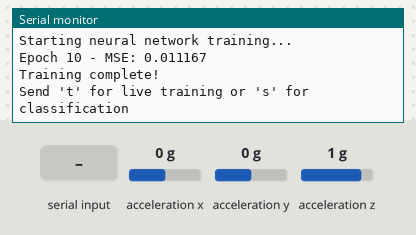
This sketch was run on a simulated Arduino Nano 33 BLE. Shown: the last lines printed to the serial monitor. The test bench sets the inputs (shaded band); at power-on: acceleration x 0 g, acceleration y 0 g, acceleration z 1 g. Random numbers use the default seed unless the sketch sets one.

Above: at 1.2 s.
1.3 s: "s90\n" received over Serial
At 1.7 s:
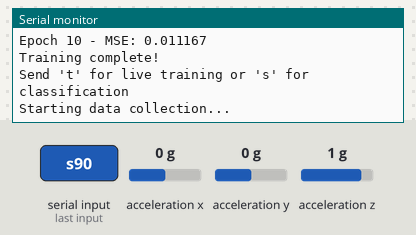
4.3 s: "t90\n" received over Serial
At 5.2 s:
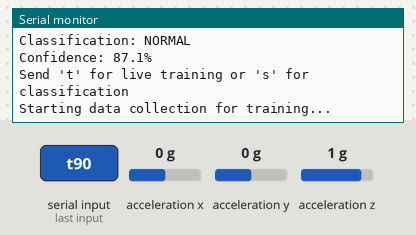
Timing chart, 0 to 7.3 s (numbered marks = the images above; inputs shaded):
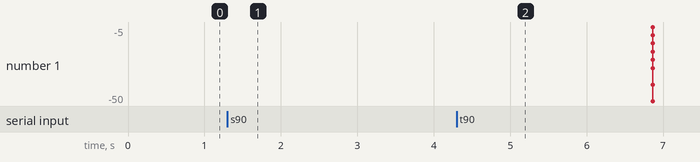

Measured:
- after the input at 1.3 s, the serial monitor: prints a new line at once (image 1)
- after the input at 4.3 s, the serial monitor: prints a new line at once (image 2)

The sketch:

FFTwithNN.ino
```cpp
#define NumberOf(arg) ((unsigned int) (sizeof (arg) / sizeof (arg [0])))
//#define _2_OPTIMIZE 0B00001000 //Int Quanitzation
#define _1_OPTIMIZE 0B00010000
//#define _2_OPTIMIZE 0B01000000 // No Biases

#include <NeuralNetwork.h>
#include "arduinoFFT.h"
#include <Arduino_LSM9DS1.h>

// FFT constants
#define SAMPLES 256
#define SAMPLING_FREQ 100
#define SAMPLING_PERIOD_MS (1000/SAMPLING_FREQ)
#define FEATURE_BINS 8

// Neural Network and FFT objects
NeuralNetwork *NN;
float *output;
ArduinoFFT<float> FFT;  // Changed to float from double to save memory

// Arrays for FFT calculations
float vReal[SAMPLES];    // Changed to float from double
float vImag[SAMPLES];    // Changed to float from double
float features[11];      // 8 frequency bins + 3 statistical features
unsigned long millisOld;

// Frequency bands (Hz) - moved to PROGMEM to save RAM
const PROGMEM float freqBands[FEATURE_BINS + 1] = {0, 5, 10, 15, 20, 25, 30, 40, 50};

// Network architecture
const unsigned int layers[] = {11, 20, 1};

// Training data moved to PROGMEM
const PROGMEM float inputs[16][11] = {
    // Format: f0-5Hz,f5-10Hz,f10-15Hz,f15-20Hz,f20-25Hz,f25-30Hz,f30-40Hz,f40-50Hz,mean,max,variance
    {57.928509,14.470326,8.354366,4.072833,2.259012,2.115621,1.281847,1.137330,9.081741,162.061386,20.795198},
    {0.249636,0.310526,0.284251,0.289740,0.276506,0.293029,0.275930,0.285157,0.282762,0.590756,0.083509},
    {40.523720,14.090983,11.033436,5.623566,3.171416,2.047416,1.925643,1.129067,8.056471,79.404900,12.813414},
    {0.092623,0.091632,0.147428,0.062245,0.073431,0.047236,0.038493,0.050569,0.069262,0.294503,0.055974},
    {50.662792,22.568745,12.957399,6.475854,3.548554,3.598305,2.184609,1.502175,10.462087,97.633827,16.766186},
    {0.192281,0.201777,0.132999,0.078350,0.067252,0.057038,0.052922,0.044456,0.091942,0.479395,0.089565},
    {47.318878,24.611332,5.407272,3.697110,3.413770,2.539831,1.273825,1.078464,8.923025,116.080383,16.665312},
    {0.096454,0.077746,0.091129,0.032084,0.041571,0.028106,0.035343,0.026464,0.048864,0.288771,0.048027},
    {36.649235,14.464705,9.048715,3.719692,3.130369,1.862029,1.483838,0.957352,7.190089,118.930450,14.377792},
    {0.150395,0.195433,0.131368,0.051687,0.052537,0.041452,0.052452,0.047448,0.082054,0.858473,0.104018},
    {31.517038,13.517478,13.759942,2.860543,2.029840,2.100289,1.336743,1.164108,6.926655,67.461426,11.004887},
    {2.016347,2.704451,4.680589,3.015826,2.751961,2.217993,1.735959,0.939064,2.276168,11.290654,1.567029},
    {41.681168,11.800854,8.496819,3.517949,1.820635,1.602628,1.353350,1.173330,7.174771,179.494263,18.839750},
    {1.715903,2.167234,2.968738,1.863114,1.737162,2.312426,1.199850,1.066952,1.725375,7.378445,1.031108}
};

const PROGMEM float expectedOutput[16][1] = {
    {1}, {0}, {1}, {0}, {1}, {0}, {1}, {0},
    {1}, {0}, {1}, {0}, {1}, {0}
};

// Test data moved to PROGMEM
const PROGMEM float testInputs[6][11] = {
    {48.757507,13.254408,15.007956,3.677550,2.028057,2.463273,1.520370,0.720055,8.706903,200.533569,22.367250},
    {1.458818,3.667517,1.585120,0.979926,1.155209,0.889905,0.669370,0.583588,1.225020,10.401380,1.381269},
    {41.665482,7.996378,5.524218,3.894002,2.308299,3.325120,1.562609,0.928244,6.726930,119.694992,14.722657},
    {0.109169,0.112447,0.118559,0.072998,0.079882,0.056962,0.059612,0.056215,0.078091,0.337020,0.056511},
    {67.647438,13.110575,5.397443,3.602028,3.905321,3.066864,1.308789,1.110925,9.763156,153.393173,21.911320},
    {0.463661,0.273754,0.094462,0.100464,0.097789,0.067037,0.063633,0.064684,0.133349,1.555442,0.199772}
};

const PROGMEM float testExpectedOutput[6][1] = {
    {1}, {0}, {1}, {0}, {1}, {0}
};

// Buffer for copying from PROGMEM
float inputBuffer[11];
float outputBuffer[1];

void setup() {
    Serial.begin(115200);
    while(!Serial);

    if (!IMU.begin()) {
        Serial.println("Failed to initialize IMU!");
        while (1);
    }

    FFT = ArduinoFFT<float>(vReal, vImag, SAMPLES, SAMPLING_FREQ);
    millisOld = millis();

    Serial.println("Starting neural network training...");

    NN = new NeuralNetwork(layers, NumberOf(layers));
    unsigned int epoch = 0;
    float currentMSE;

    do {
        epoch++;

        for (unsigned int j = 0; j < NumberOf(inputs); j++) {
            // Copy input data from PROGMEM to RAM
            for(int k = 0; k < 11; k++) {
                inputBuffer[k] = pgm_read_float(&inputs[j][k]);
            }
            outputBuffer[0] = pgm_read_float(&expectedOutput[j][0]);

            NN->FeedForward(inputBuffer);
            NN->BackProp(outputBuffer);
        }

        currentMSE = NN->getMeanSqrdError(NumberOf(inputs));

        if(epoch % 10 == 0) {
            Serial.print("Epoch ");
            Serial.print(epoch);
            Serial.print(" - MSE: ");
            Serial.println(currentMSE, 6);
        }

        if(epoch >= 1000) {
            Serial.println("Maximum epochs reached!");
            break;
        }
    } while(currentMSE > 0.01);

    Serial.println("\nTraining complete!");
    Serial.println("\nSend 't' for live training or 's' for classification");
}

void extractFeatures() {
    // Frequency bin energies
    for(int bin = 0; bin < FEATURE_BINS; bin++) {
        float binEnergy = 0;
        int startIndex = (pgm_read_float(&freqBands[bin]) * SAMPLES) / SAMPLING_FREQ;
        int endIndex = (pgm_read_float(&freqBands[bin + 1]) * SAMPLES) / SAMPLING_FREQ;

        for(int i = startIndex; i < endIndex; i++) {
            binEnergy += vReal[i];
        }
        features[bin] = binEnergy / (endIndex - startIndex);
    }

    // Statistical features using running calculations to save memory
    float mean = 0, maxVal = 0;
    for(int i = 0; i < SAMPLES/2; i++) {
        mean += vReal[i];
        if(vReal[i] > maxVal) maxVal = vReal[i];
    }
    mean /= (SAMPLES/2);

    float variance = 0;
    for(int i = 0; i < SAMPLES/2; i++) {
        float diff = vReal[i] - mean;
        variance += diff * diff;
    }
    variance /= (SAMPLES/2);

    features[FEATURE_BINS] = mean;
    features[FEATURE_BINS + 1] = maxVal;
    features[FEATURE_BINS + 2] = sqrt(variance);
}

void performLiveClassification() {
    Serial.println("Starting data collection...");
    float x, y, z;

    // Data Collection
    for(int i = 0; i < SAMPLES; i++) {
        while((millis() - millisOld) < SAMPLING_PERIOD_MS);
        millisOld = millis();

        if (IMU.accelerationAvailable()) {
            IMU.readAcceleration(x, y, z);
            vReal[i] = x * 9.81;
        } else {
            vReal[i] = (i > 0) ? vReal[i-1] : 0;
        }
        vImag[i] = 0;
    }

    FFT.dcRemoval();
    FFT.windowing(FFTWindow::Hamming, FFTDirection::Forward);
    FFT.compute(FFTDirection::Forward);
    FFT.complexToMagnitude();

    extractFeatures();

    output = NN->FeedForward(features);
    float prediction = (output[0] > 0.5) ? 1 : 0;

    Serial.print("Classification: ");
    Serial.println(prediction == 1 ? "SUSPICIOUS" : "NORMAL");
    Serial.print("Confidence: ");
    Serial.print(abs(output[0] - 0.5) * 200, 1);
    Serial.println("%");

    Serial.println("\nSend 't' for live training or 's' for classification");
}

void performLiveTraining() {
    Serial.println("Starting data collection for training...");
    float x, y, z;

    // Data Collection
    for(int i = 0; i < SAMPLES; i++) {
        while((millis() - millisOld) < SAMPLING_PERIOD_MS);
        millisOld = millis();

        if (IMU.accelerationAvailable()) {
            IMU.readAcceleration(x, y, z);
            vReal[i] = x * 9.81;
        } else {
            vReal[i] = (i > 0) ? vReal[i-1] : 0;
        }
        vImag[i] = 0;
    }

    // FFT Processing
    FFT.dcRemoval();
    FFT.windowing(FFTWindow::Hamming, FFTDirection::Forward);
    FFT.compute(FFTDirection::Forward);
    FFT.complexToMagnitude();

    // Extract features
    extractFeatures();

    // Display features and ask for label
    Serial.println("\nFeature values for this sample:");
    for(int i = 0; i < FEATURE_BINS; i++) {
        Serial.print("Freq ");
        Serial.print(pgm_read_float(&freqBands[i]));
        Serial.print("-");
        Serial.print(pgm_read_float(&freqBands[i+1]));
        Serial.print("Hz: ");
        Serial.println(features[i], 6);
    }
    Serial.print("Mean: "); Serial.println(features[FEATURE_BINS], 6);
    Serial.print("Max: "); Serial.println(features[FEATURE_BINS + 1], 6);
    Serial.print("Variance: "); Serial.println(features[FEATURE_BINS + 2], 6);

    // Wait for label input
    Serial.println("\nEnter label (0 or 1):");
    float label = -1;
    while(label == -1) {
        if(Serial.available() > 0) {
            char input = Serial.read();
            if(input == '0' || input == '1') {
                label = input - '0';

                // First perform forward pass
                NN->FeedForward(features);

                // Then perform backpropagation with the provided label
                float expectedOutput[] = {label};
                NN->BackProp(expectedOutput);

                // Get current prediction and error
                output = NN->FeedForward(features);
                float error = label - output[0];

                // Display training results
                Serial.print("\nSample trained with label: ");
                Serial.println(label);
                Serial.print("Network output after training: ");
                Serial.print(output[0], 4);
                Serial.print(" (error: ");
                Serial.print(abs(error), 4);
                Serial.println(")");
            }
        }
    }

    Serial.println("\nSend 't' for live training or 's' for classification");
}

// Modify loop to include live training option
void loop() {
    if (Serial.available() > 0) {
        char input = Serial.read();
        if (input == 's' || input == 'S') {
            performLiveClassification();
        }
        else if (input == 't' || input == 'T') {
            performLiveTraining();
        }
    }
}
```
